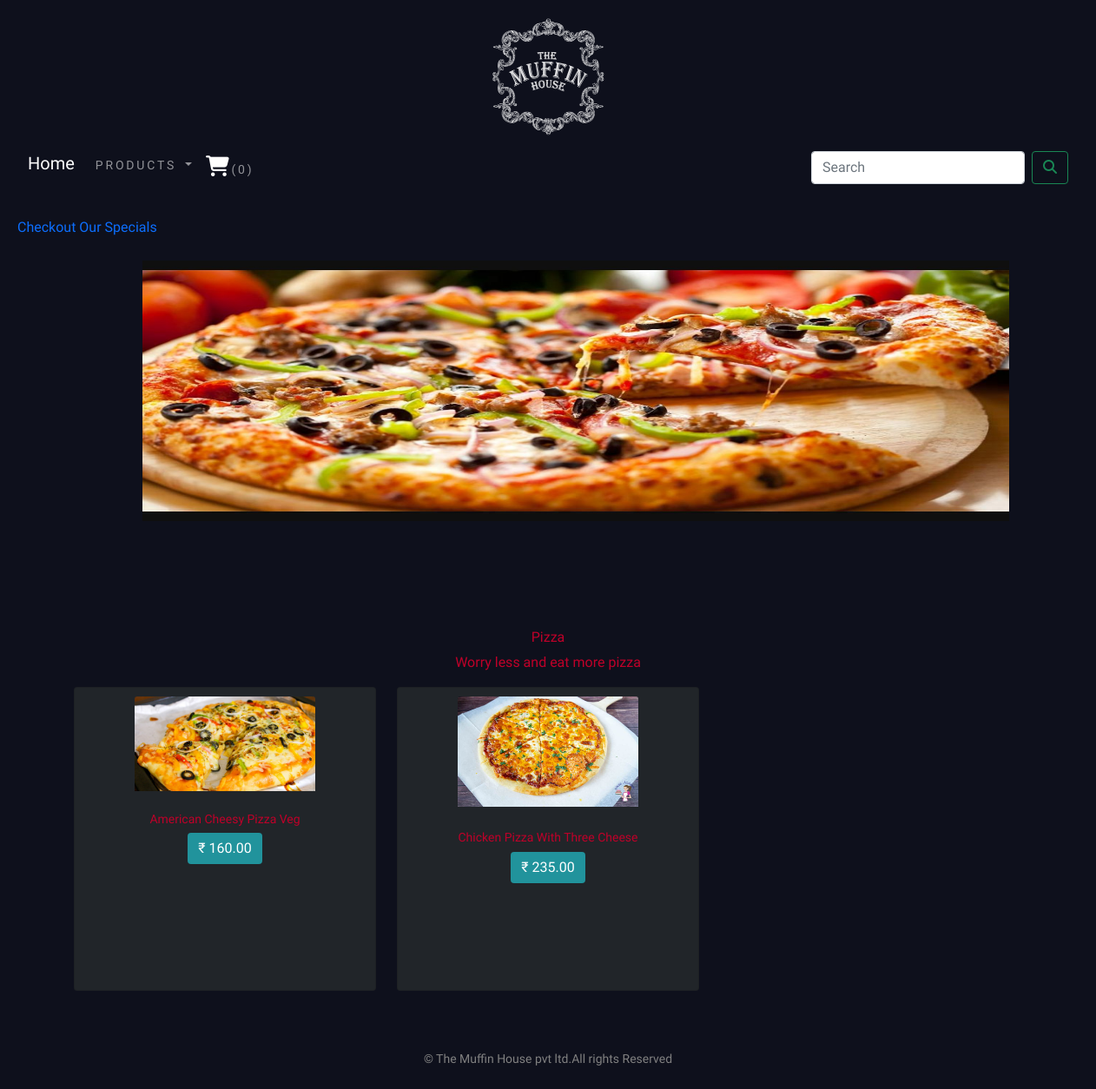
Screenshot of /shop/pizza/ with the database file from the repository.
### shopapp/models.py (models this page shows, shortened)
class Category(models.Model):
    name = models.CharField(max_length=250, unique=True)
    slug = models.SlugField(max_length=250)
    desc = models.TextField(blank=True)
    img = models.ImageField(upload_to='category', blank=True)
    class Meta:
        ordering = ('name',)
        verbose_name = 'category'
        verbose_name_plural = 'categories'
    def get_url(self):
        return reverse('shopapp:products_by_category', args=[self.slug])

class Product(models.Model):
    name = models.CharField(max_length=250, unique=True)
    slug = models.SlugField(max_length=250, unique=True)
    description = models.TextField(blank=True)
    price = models.DecimalField(max_digits=10, decimal_places=2)
    category = models.ForeignKey(Category, on_delete=models.CASCADE)
    image = models.ImageField(upload_to='product', blank=True)
    stock = models.IntegerField()
    available = models.BooleanField(default=True)
    created = models.DateTimeField(auto_now_add=True)
    updated = models.DateTimeField(auto_now=True)
    def get_url(self):
        return reverse('shopapp:prodCatdetail',args=[self.category.slug,self.slug])
    class Meta:
        ordering = ('name',)
        verbose_name = 'product'
        verbose_name_plural = 'products'

### shopapp/views.py (the view)
# urls.py: path('',views.allProdCat,name='allProdCat'),
def allProdCat(request,c_slug=None):
    c_page = None
    products= None
    if c_slug != None:
        c_page = get_object_or_404(Category, slug=c_slug)
        products_list = Product.objects.all().filter(category=c_page, available=True)
    else:
        products_list = Product.objects.all().filter(available=True)
    paginator = Paginator(products_list, 6)
    try:
        page = int(request.GET.get('page', '1'))
    except:
        page = 1
    try:
        products = paginator.page(page)
    except (EmptyPage, InvalidPage):
        products = paginator.page(paginator.num_pages)
    return render(request, "category.html", {'category':c_page,'products':products})

### cartapp/context_processors.py (called while the page is built)
def counter(request):
    item_count = 0
    if 'admin' in request.path:
        return {}
    else:
        try:
            cart = Cart.objects.filter(cart_id=_cart_id(request))
            cart_items = CartItem.objects.all().filter(cart=cart[:1])
            for cart_item in cart_items:
                item_count += cart_item.quantity
        except Cart.DoesNotExist:
            item_count = 0
    return dict(item_count=item_count)

### cartapp/views.py (called while the page is built)
def _cart_id(request):
    cart = request.session.session_key
    if not cart:
        cart = request.session.create()
    return cart

### shopapp/context_processor.py (called while the page is built)
def menu_links(request):
    links = Category.objects.all()
    return dict(links=links)

### templates/category.html (shortened to what this page needs)
{% extends 'base.html' %}
{% load static %}
{% block content %}
{% if category %}
    <div>
        <div class="row my_row_class">
            <div class="mx-auto">
            <p><a class="collections" href="{% url 'shopapp:allProdCat' %">Checkout Our Specials</a></p>
            </div>
        </div>
    </div>
<div class="mx-auto">
    {% if category %}
    <img class="my_product_banner" src="{{category.img.url}}" alt="{{category.name}}">
</div>
<br>
<div>
    <h1 class="text-center my_title">{{category.name}}</h1>
    <p class="text-center">{{category.desc}}</p>
</div>
{% endif %}
<div class="container">
    <div class="row mx-auto" >
        {% for product in products.object_list %}
        <div class="my bottom_margin col-9 col-sm-12 col-md-4 col-lg-4" >
            <div class="card text-center bg-dark" style="min-width:.18rem; height:350px;" >
                <a href="{{product.get_url}}"><img class="card-img-top my_image image_top_margin" src="{{product.image.url}}" alt="{{product.name}}"></a>
                <div class="card-body">
                   <div class="text_anchor">
                        <h4>{{product.name}}</h4>
                        {% load humanize %}
                        <p class="btn btn-secondary btn_hover">₹ {{product.price|intcomma}}</p>
                   </div>
                </div>
            </div>
            <br>
        </div>
        {% endfor %}
    </div>
    <br>
</div>
{% endblock %}

### static/css/custom.css (style rules this page uses)
body { font-family: 'Hahmlet', serif; color:#bf0029; margin:20px; }
.my_row_class { padding-top:15; }
.my_image { width:60%; height:86%; object-fit: fill; margin-top:10px; }
.my_title { font-size:16px; text-transform:uppercase letter-spacing: .22em; }
.my_product_banner { width:998px; height:300px; background-size:cover; margin-top: 10px; margin-bottom: 100px; margin-right: 90px; margin-left: 144px; }
.card-body h4 { font-size:14px; text-transform:uppercase letter-spacing:0.2em }
.collections { text-decoration:none; }
.btn_hover { background-color:#21939C; decoration:none; border:0; }
.text_anchor { bottom:0px; }

### rows the page displays
Category: img (picture), name "Pizza", desc "Worry less and eat more pizza"
Product: image (picture), name "American Cheesy Pizza Veg", price "160.00"
Product: image (picture), name "Chicken Pizza With Three Cheese", price "235.00"

### other values shown
{{ item_count }} "0"
